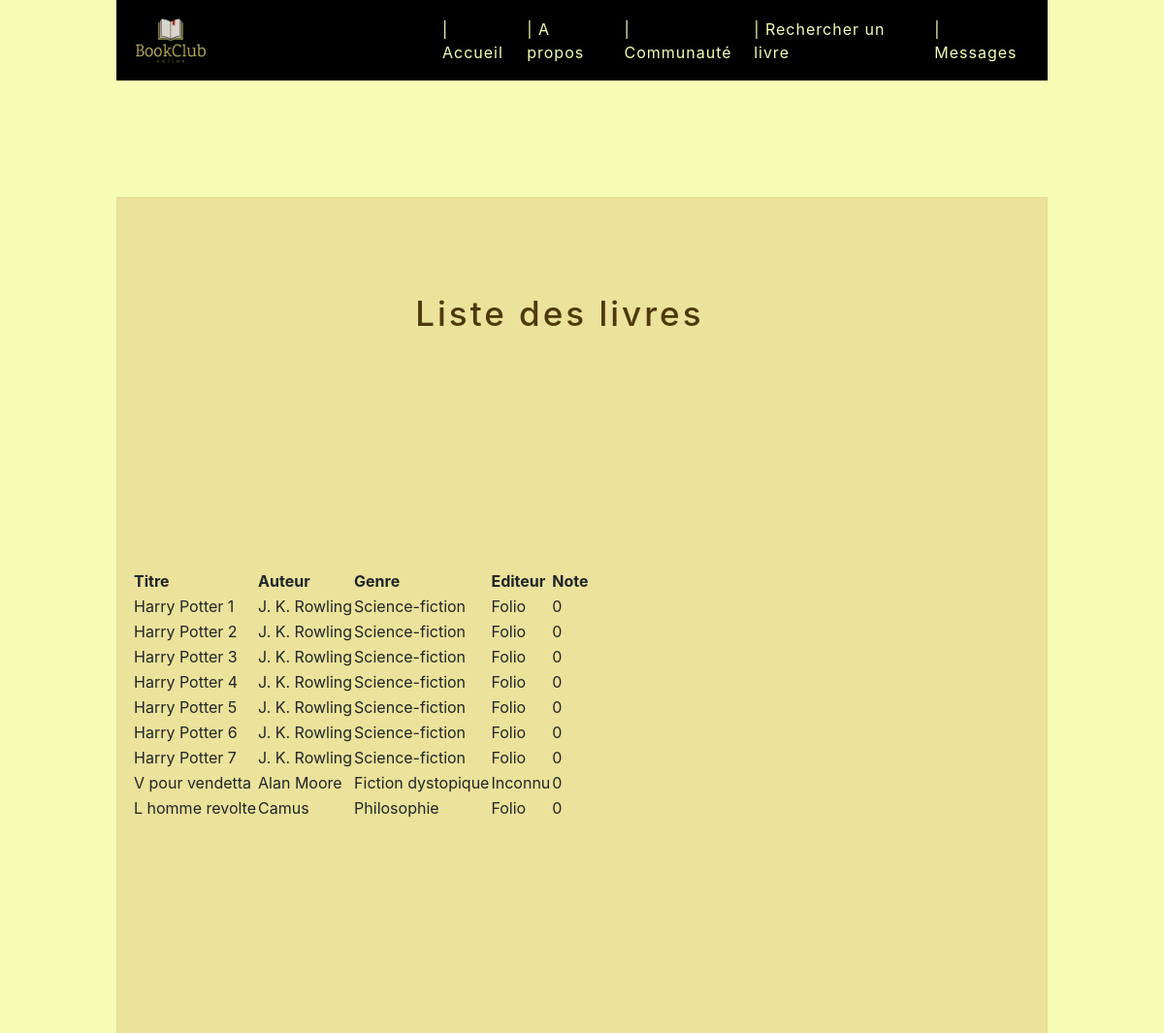
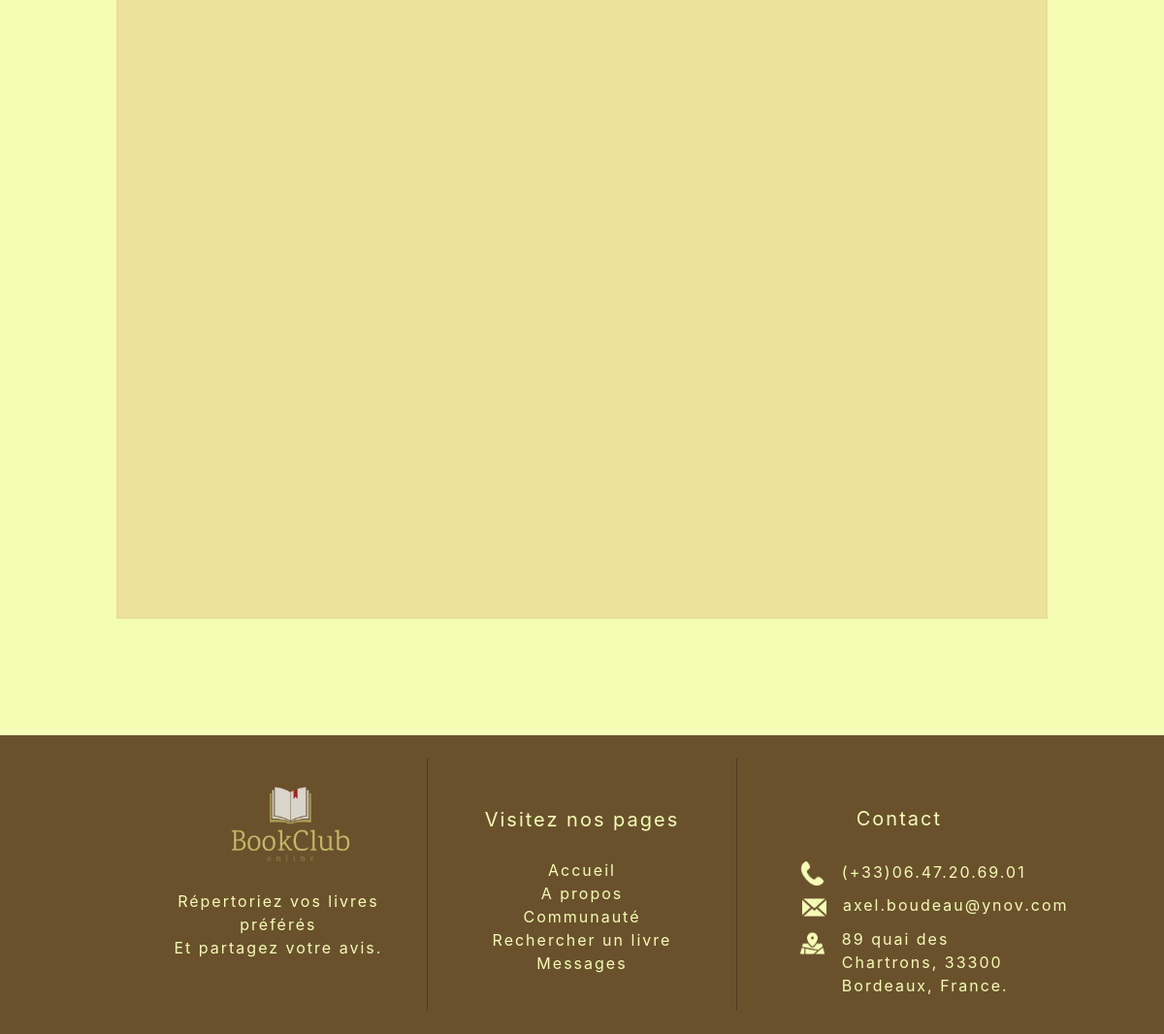
Page /php/research.php on the committed database (2 pictures, top to bottom).
### tables this page shows
CREATE TABLE `livres` (
  `id_livre` int(11) NOT NULL,
  `photo` varchar(255) NOT NULL,
  `titre` varchar(255) NOT NULL,
  `auteur` varchar(255) NOT NULL,
  `genre` varchar(255) NOT NULL,
  `editeur` varchar(255) NOT NULL,
  `resume` text NOT NULL,
  `date_parrution` date NOT NULL,
  `note` int(11) DEFAULT NULL
);

### php/research.php (the view, shortened to what this page needs)
<?php
include_once('bdd.php');
if (! empty($_POST['titre'])) {
    $titre = $_POST['titre'];
} else {
    $titre = '';
}
if (! empty($_POST['auteur'])) {
    $auteur = $_POST['auteur'];
} else {
    $auteur = '';
}
if (! empty($_POST['genre'])) {
    $genre = $_POST['genre'];
} else {
    $genre = '';
}
if (! empty($_POST['editeur'])) {
    $editeur = $_POST['editeur'];
} else {
    $editeur = '';
}
if (! empty($_POST['note_min'])) {
    $note_min = $_POST['note_min'];
} else {
    $note_min = 0;
}
if (! empty($_POST['note_max'])) {
    $note_max = $_POST['note_max'];
} else {
    $note_max = 5;
}
$query_prepare_requete = "SELECT * FROM livres WHERE titre LIKE '%$titre%' AND auteur LIKE '%$auteur%' AND genre LIKE '%$genre%' AND editeur LIKE '%$editeur%' AND note BETWEEN $note_min AND $note_max";
$query1= $pdo->prepare($query_prepare_requete);
$query1->execute();
$liste = $query1->fetchAll();
?>
<!DOCTYPE html>
<html>
    <head>
        <link rel="stylesheet" href="../css/bootstrap.min.css">
        <link rel="stylesheet" href="../css/style.css">
    </head>
    <body>
        <div class='body_box'>
            <nav class="navbar fixed_top navbar-expand-sm nav_bar_style">
                <a href="../php/home.php"><img class='logo' src="../logo/logo_lighter.png" alt="BookClub logo" /></a>
                <ul class="navbar-nav links_position">
                    <li class="nav-item">
                        <a class="nav-link link_enable" href="../php/home.php">| Accueil</a>
                    </li>
                    <li class="nav-item">
                        <a class="nav-link link_enable" href="../html/about_us.html">| A propos</a>
                    </li>
                    <li class="nav-item">
                        <a class="nav-link link_enable" href="../html/community.html">| Communauté</a>
                    </li>
                    <li class="nav-item">
                        <a class="nav-link link_enable" href="../html/form_recherche.html">| Rechercher un livre</a>
                    </li>
                    <li class="nav-item">
                        <a class="nav-link link_enable" href="../html/message.html">| Messages</a>
                    </li>
                </ul>
            </nav>
            <div class="container content" style="height:1500px;">
                <div class=" container no_error_research" id="no_error_div" style="display:block;">
                    <h1>Liste des livres</h1>
                    <table>
                        <thead>
                            <tr>
                                <th>Titre</th>
                                <th>Auteur</th>
                                <th>Genre</th>
                                <th>Editeur</th>
                                <th>Note</th>
                            </tr>
                            <tr>
                            <?php foreach ($liste as $donnees) { ?>
                                <td><?php echo $donnees['titre']; ?></td>
                                <td><?php echo $donnees['auteur']; ?></td>
                                <td><?php echo $donnees['genre']; ?></td>
                                <td><?php echo $donnees['editeur']; ?></td>
                                <td><?php echo $donnees['note']; ?></td><br>
                            </tr>
                            <?php
                            }
                            ?>
                        </thead>
                    </table>
                </div>
            </div>
            <div class="container-fluid footer">
                <div class="row" style="width:80%;margin-left:10%;">
                    <div class="col-4" name="us_col" style="padding-left:3%;">
                        <div style="margin-left:30%;margin-bottom:0%;">
                            <img class='logo' style="height:135px;width:135px;" src="../logo/logo_lighter.png" alt="BookClub logo"/>
                        </div>
                        <p class="footer_text" style="font-size:medium;text-align:center;"style="font-size:medium">
                        Répertoriez vos livres préférés
                        </br>Et partagez votre avis.</p>
                    </div>
                    <div class="col-4" name="pages_col" style="padding:0;border:1px solid #4d3c20;border-top:none;border-bottom:none;">
                        <p class="footer_text" style="margin-top:15%;">Visitez nos pages</p>
                        <ul style="padding-left:0;margin-bottom:5%;margin-top:8%;">
                            <li class="footer_li">
                                <a href="../php/home.php" class="footer_links">Accueil</a>
                            </li>
                            <li class="footer_li">
                                <a href="../html/about_us.html" class="footer_links">A propos</a>
                            </li>
                            <li class="footer_li">
                                <a href="../html/community.html" class="footer_links">Communauté</a>
                            </li>
                            <li class="footer_li">
                                <a href="../html/form_recherche.html"" class="footer_links">Rechercher un livre</a>
                            </li>
                            <li class="footer_li">
                                <a href="../html/message.html" class="footer_links">Messages</a>
                            </li>
                        </ul>
                    </div>
                    <div class="col-4" name="contact_col" style="padding-left:3%;">
                        <p class="footer_text" style="margin-top:17%;">Contact</p>
                        <ul style="padding-left:0;margin-bottom:5%;margin-top:10%;">
                            <li class="footer_li" style="margin:2%;">
                                <div class="row">
                                    <div class="col-3">
                                    <div style="padding-left:70%;">
                                        <img style="height:25px;width:25px;" src="../icons/phone.png" alt="telephone number"/>
                                    </div>
                                    </div>
                                    <div class="col-9 footer_text" style="font-size:medium;text-align:left;padding-left:5%;">
                                    (+33)06.47.20.69.01
                                    </div>
                                </div>
                            </li>
                            <li class="footer_li" style="margin:3%;">
                                <div class="row">
                                    <div class="col-3">
                                    <div style="padding-left:70%;padding-top:2%;">
                                        <img style="height:25px;width:25px;" src="../icons/email.png" alt="email"/>
                                    </div>
                                    </div>
                                    <div class="col-9 footer_text" style="font-size:medium;text-align:left;padding-left:5%;">
                                    axel.boudeau@ynov.com
                                    </div>
                                </div>
                            </li>
                            <li class="footer_li" style="margin:2%;">
                                <div class="row">
                                    <div class="col-3">
                                    <div style="padding-left:70%;padding-top:5%;">
                                        <img style="height:25px;width:25px;" src="../icons/adresse.png" alt="address"/>
                                    </div>
                                    </div>
                                    <div class="col-9 footer_text" style="font-size:medium;text-align:left;padding-left:5%;">
                                    89 quai des Chartrons, 33300 Bordeaux, France.
                                    </div>
                                </div>
                            </li>
                        </ul>
                    </div>
                </div>
            </div>
        </div>
    </body>
</html>

### css/style.css (style rules this page uses)
body, html { height: 100%; margin: 0; background-color: rgb(245, 253, 180); }
.body_box { height: 80%; }
.nav_bar_style { background-color: black; box-shadow: rgb(218, 217, 182); border-top: 0; width: 80%; height: 13%; margin-left: 10%; margin-right: 10%; }
.logo { display: inline-block; height: 80px; width: 80px; }
.links_position { margin-left: 25%; margin-top: 0%; }
.link_enable { color: rgb(245, 253, 180); letter-spacing: 1px; text-align: left; font-size: 16px; }
.content { padding-top: 2%; padding-bottom: 2%; margin-top: 10%; height: auto; width: 80%; background-color:rgba(213, 164, 102, 0.31); border:2px solid rgba(123, 94, 56, 0.03); }
h1 { margin: 3%; letter-spacing: 3px; font-size: 35px; color: rgb(77, 57, 9); text-align: center; }
.no_error_research { padding:5%; padding-left:0; position: relative; }
.footer { padding:0; padding-bottom:2%; padding-top: 2%; margin-top: 10%; background-color: #442408c9; }
.footer_text { letter-spacing:2px; font-size:20px; color:rgb(245, 253, 180); text-align:center; }
.footer_li { list-style:none; text-align:center; }
.footer_links { letter-spacing:2px; font-size:medium; color:rgb(245, 253, 180); }

### rows in the picture
livres: titre "Harry Potter 1", auteur "J. K. Rowling", genre "Science-fiction", editeur "Folio", note "0"
livres: titre "Harry Potter 2", auteur "J. K. Rowling", genre "Science-fiction", editeur "Folio", note "0"
livres: titre "Harry Potter 3", auteur "J. K. Rowling", genre "Science-fiction", editeur "Folio", note "0"
livres: titre "Harry Potter 4", auteur "J. K. Rowling", genre "Science-fiction", editeur "Folio", note "0"
livres: titre "Harry Potter 5", auteur "J. K. Rowling", genre "Science-fiction", editeur "Folio", note "0"
livres: titre "Harry Potter 6", auteur "J. K. Rowling", genre "Science-fiction", editeur "Folio", note "0"
livres: titre "Harry Potter 7", auteur "J. K. Rowling", genre "Science-fiction", editeur "Folio", note "0"
livres: titre "V pour vendetta", auteur "Alan Moore", genre "Fiction dystopique", editeur "Inconnu", note "0"
livres: titre "L homme revolte", auteur "Camus", genre "Philosophie", editeur "Folio", note "0"
